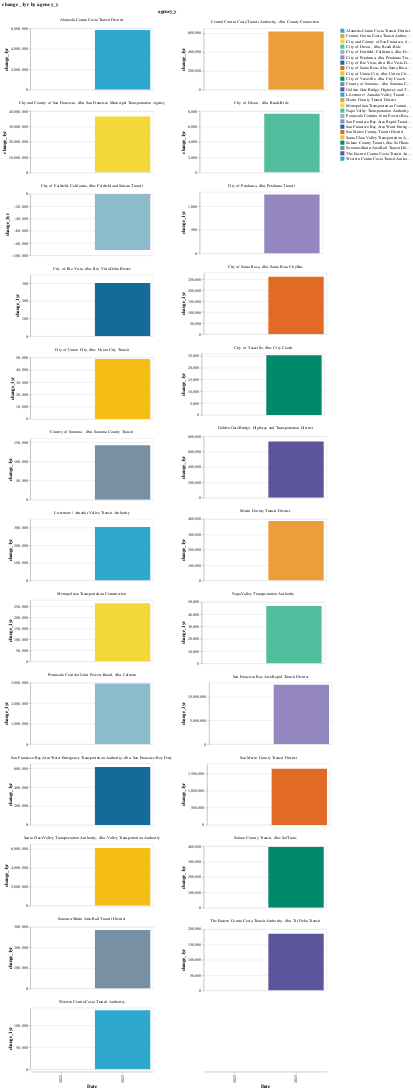

The code cell stored with this chart in its notebook:
### Code cell
make_bar_chart(
    by_agency_long, 
    y_col = "change_1yr", 
    color_col = "agency_y")

### Figure 1 — Vega-Lite specification as saved in the notebook (floating-point values rounded to 4 significant figures)
{"config": {"view": {"continuousWidth": 300, "continuousHeight": 300}}, "data": {"name": "data-7376ba17ee2c940e8657a26f793dd00d"}, "facet": {"field": "agency_y", "type": "nominal"}, "spec": {"mark": {"type": "bar"}, "encoding": {"color": {"field": "agency_y", "scale": {"range": ["#2EA8CE", "#EB9F3C", "#F4D837", "#51BF9D", "#8CBCCB", "#9487C0", "#136C97", "#E16B26", "#F6BF16", "#00896B", "#7790A3", "#5B559C"]}, "title": "", "type": "nominal"}, "tooltip": [{"field": "report_year", "type": "quantitative"}, {"field": "change_1yr", "type": "quantitative"}, {"field": "agency_y", "type": "nominal"}, {"field": "RTPA", "type": "nominal"}], "x": {"field": "report_year", "title": "Date", "type": "ordinal"}, "y": {"field": "change_1yr", "title": "change_1yr", "type": "quantitative"}}, "height": 150, "name": "view_4", "width": 300}, "columns": 2, "params": [{"name": "param_6", "select": {"type": "interval", "encodings": ["x", "y"]}, "bind": "scales", "views": ["view_4"]}], "resolve": {"scale": {"x": "shared", "y": "independent"}}, "title": "change_1yr by agency_y", "$schema": "https://vega.github.io/schema/vega-lite/v5.20.1.json", "datasets": {"data-7376ba17ee2c940e8657a26f793dd00d": [{"ntd_id": "90003", "agency_y": "San Francisco Bay Area Rapid Transit District", "RTPA": "Metropolitan Transportation Commission", "report_year": 2022, "upt": 38220000.0, "vrm": 78550000.0, "vrh": 2486000.0, "previous_y_upt": 0.0, "change_1yr": 0.0, "pct_change_1yr": 100.0}, {"ntd_id": "90003", "agency_y": "San Francisco Bay Area Rapid Transit District", "RTPA": "Metropolitan Transportation Commission", "report_year": 2023, "upt": 50760000.0, "vrm": 85230000.0, "vrh": 2724000.0, "previous_y_upt": 38220000.0, "change_1yr": 12540000.0, "pct_change_1yr": 24.7}, {"ntd_id": "90009", "agency_y": "San Mateo County Transit District", "RTPA": "Metropolitan Transportation Commission", "report_year": 2022, "upt": 7128000.0, "vrm": 7692000.0, "vrh": 628000.0, "previous_y_upt": 0.0, "change_1yr": 0.0, "pct_change_1yr": 100.0}, {"ntd_id": "90009", "agency_y": "San Mateo County Transit District", "RTPA": "Metropolitan Transportation Commission", "report_year": 2023, "upt": 8774000.0, "vrm": 7794000.0, "vrh": 651800.0, "previous_y_upt": 7128000.0, "change_1yr": 1646000.0, "pct_change_1yr": 18.76}, {"ntd_id": "90013", "agency_y": "Santa Clara Valley Transportation Authority, dba: Valley Transportation Authority", "RTPA": "Metropolitan Transportation Commission", "report_year": 2022, "upt": 17760000.0, "vrm": 18840000.0, "vrh": 1526000.0, "previous_y_upt": 0.0, "change_1yr": 0.0, "pct_change_1yr": 100.0}, {"ntd_id": "90013", "agency_y": "Santa Clara Valley Transportation Authority, dba: Valley Transportation Authority", "RTPA": "Metropolitan Transportation Commission", "report_year": 2023, "upt": 23850000.0, "vrm": 21780000.0, "vrh": 1733000.0, "previous_y_upt": 17760000.0, "change_1yr": 6096000.0, "pct_change_1yr": 25.56}, {"ntd_id": "90014", "agency_y": "Alameda-Contra Costa Transit District", "RTPA": "Metropolitan Transportation Commission", "report_year": 2022, "upt": 29350000.0, "vrm": 20460000.0, "vrh": 1891000.0, "previous_y_upt": 0.0, "change_1yr": 0.0, "pct_change_1yr": 100.0}, {"ntd_id": "90014", "agency_y": "Alameda-Contra Costa Transit District", "RTPA": "Metropolitan Transportation Commission", "report_year": 2023, "upt": 35190000.0, "vrm": 22350000.0, "vrh": 2048000.0, "previous_y_upt": 29350000.0, "change_1yr": 5842000.0, "pct_change_1yr": 16.6}, {"ntd_id": "90015", "agency_y": "City and County of San Francisco, dba: San Francisco Municipal Transportation Agency", "RTPA": "Metropolitan Transportation Commission", "report_year": 2022, "upt": 102700000.0, "vrm": 22030000.0, "vrh": 3007000.0, "previous_y_upt": 0.0, "change_1yr": 0.0, "pct_change_1yr": 100.0}, {"ntd_id": "90015", "agency_y": "City and County of San Francisco, dba: San Francisco Municipal Transportation Agency", "RTPA": "Metropolitan Transportation Commission", "report_year": 2023, "upt": 139100000.0, "vrm": 24210000.0, "vrh": 3302000.0, "previous_y_upt": 102700000.0, "change_1yr": 36430000.0, "pct_change_1yr": 26.19}, {"ntd_id": "90016", "agency_y": "Golden Gate Bridge, Highway and Transportation District", "RTPA": "Metropolitan Transportation Commission", "report_year": 2022, "upt": 1745000.0, "vrm": 2440000.0, "vrh": 142500.0, "previous_y_upt": 0.0, "change_1yr": 0.0, "pct_change_1yr": 100.0}, {"ntd_id": "90016", "agency_y": "Golden Gate Bridge, Highway and Transportation District", "RTPA": "Metropolitan Transportation Commission", "report_year": 2023, "upt": 2477000.0, "vrm": 2396000.0, "vrh": 144100.0, "previous_y_upt": 1745000.0, "change_1yr": 731100.0, "pct_change_1yr": 29.52}, {"ntd_id": "90017", "agency_y": "City of Santa Rosa, dba: Santa Rosa CityBus", "RTPA": "Metropolitan Transportation Commission", "report_year": 2022, "upt": 1058000.0, "vrm": 908600.0, "vrh": 83750.0, "previous_y_upt": 0.0, "change_1yr": 0.0, "pct_change_1yr": 100.0}, {"ntd_id": "90017", "agency_y": "City of Santa Rosa, dba: Santa Rosa CityBus", "RTPA": "Metropolitan Transportation Commission", "report_year": 2023, "upt": 1320000.0, "vrm": 939700.0, "vrh": 84340.0, "previous_y_upt": 1058000.0, "change_1yr": 261800.0, "pct_change_1yr": 19.84}, {"ntd_id": "90078", "agency_y": "Central Contra Costa Transit Authority, dba: County Connection", "RTPA": "Metropolitan Transportation Commission", "report_year": 2022, "upt": 1922000.0, "vrm": 2916000.0, "vrh": 244500.0, "previous_y_upt": 0.0, "change_1yr": 0.0, "pct_change_1yr": 100.0}, {"ntd_id": "90078", "agency_y": "Central Contra Costa Transit Authority, dba: County Connection", "RTPA": "Metropolitan Transportation Commission", "report_year": 2023, "upt": 2538000.0, "vrm": 2808000.0, "vrh": 250800.0, "previous_y_upt": 1922000.0, "change_1yr": 616500.0, "pct_change_1yr": 24.29}, {"ntd_id": "90088", "agency_y": "Napa Valley Transportation Authority", "RTPA": "Metropolitan Transportation Commission", "report_year": 2022, "upt": 441300.0, "vrm": 1311000.0, "vrh": 93920.0, "previous_y_upt": 0.0, "change_1yr": 0.0, "pct_change_1yr": 100.0}, {"ntd_id": "90088", "agency_y": "Napa Valley Transportation Authority", "RTPA": "Metropolitan Transportation Commission", "report_year": 2023, "upt": 488000.0, "vrm": 1345000.0, "vrh": 93760.0, "previous_y_upt": 441300.0, "change_1yr": 46730.0, "pct_change_1yr": 9.58}, {"ntd_id": "90089", "agency_y": "County of Sonoma , dba: Sonoma County Transit", "RTPA": "Metropolitan Transportation Commission", "report_year": 2022, "upt": 508300.0, "vrm": 1626000.0, "vrh": 105100.0, "previous_y_upt": 0.0, "change_1yr": 0.0, "pct_change_1yr": 100.0}, {"ntd_id": "90089", "agency_y": "County of Sonoma , dba: Sonoma County Transit", "RTPA": "Metropolitan Transportation Commission", "report_year": 2023, "upt": 649900.0, "vrm": 1738000.0, "vrh": 108900.0, "previous_y_upt": 508300.0, "change_1yr": 141600.0, "pct_change_1yr": 21.79}, {"ntd_id": "90092", "agency_y": "City of Fairfield, California, dba: Fairfield and Suisun Transit", "RTPA": "Metropolitan Transportation Commission", "report_year": 2022, "upt": 364900.0, "vrm": 1389000.0, "vrh": 68760.0, "previous_y_upt": 0.0, "change_1yr": 0.0, "pct_change_1yr": 100.0}, {"ntd_id": "90092", "agency_y": "City of Fairfield, California, dba: Fairfield and Suisun Transit", "RTPA": "Metropolitan Transportation Commission", "report_year": 2023, "upt": 273800.0, "vrm": 626700.0, "vrh": 45190.0, "previous_y_upt": 364900.0, "change_1yr": -91120.0, "pct_change_1yr": -33.28}, {"ntd_id": "90094", "agency_y": "Metropolitan Transportation Commission", "RTPA": "Metropolitan Transportation Commission", "report_year": 2022, "upt": 848700.0, "vrm": 10310000.0, "vrh": 213800.0, "previous_y_upt": 0.0, "change_1yr": 0.0, "pct_change_1yr": 100.0}, {"ntd_id": "90094", "agency_y": "Metropolitan Transportation Commission", "RTPA": "Metropolitan Transportation Commission", "report_year": 2023, "upt": 1113000.0, "vrm": 13420000.0, "vrh": 283300.0, "previous_y_upt": 848700.0, "change_1yr": 264600.0, "pct_change_1yr": 23.76}, {"ntd_id": "90134", "agency_y": "Peninsula Corridor Joint Powers Board, dba: Caltrain", "RTPA": "Metropolitan Transportation Commission", "report_year": 2022, "upt": 4055000.0, "vrm": 6956000.0, "vrh": 216400.0, "previous_y_upt": 0.0, "change_1yr": 0.0, "pct_change_1yr": 100.0}, {"ntd_id": "90134", "agency_y": "Peninsula Corridor Joint Powers Board, dba: Caltrain", "RTPA": "Metropolitan Transportation Commission", "report_year": 2023, "upt": 7012000.0, "vrm": 6801000.0, "vrh": 214200.0, "previous_y_upt": 4055000.0, "change_1yr": 2957000.0, "pct_change_1yr": 42.17}, {"ntd_id": "90144", "agency_y": "Livermore / Amador Valley Transit Authority", "RTPA": "Metropolitan Transportation Commission", "report_year": 2022, "upt": 841300.0, "vrm": 1225000.0, "vrh": 90070.0, "previous_y_upt": 0.0, "change_1yr": 0.0, "pct_change_1yr": 100.0}, {"ntd_id": "90144", "agency_y": "Livermore / Amador Valley Transit Authority", "RTPA": "Metropolitan Transportation Commission", "report_year": 2023, "upt": 1146000.0, "vrm": 1328000.0, "vrh": 100600.0, "previous_y_upt": 841300.0, "change_1yr": 304200.0, "pct_change_1yr": 26.55}, {"ntd_id": "90155", "agency_y": "City of Vacaville, dba: City Coach", "RTPA": "Metropolitan Transportation Commission", "report_year": 2022, "upt": 252800.0, "vrm": 373000.0, "vrh": 28660.0, "previous_y_upt": 0.0, "change_1yr": 0.0, "pct_change_1yr": 100.0}, {"ntd_id": "90155", "agency_y": "City of Vacaville, dba: City Coach", "RTPA": "Metropolitan Transportation Commission", "report_year": 2023, "upt": 278000.0, "vrm": 366200.0, "vrh": 27790.0, "previous_y_upt": 252800.0, "change_1yr": 25220.0, "pct_change_1yr": 9.07}, {"ntd_id": "90159", "agency_y": "Western Contra Costa Transit Authority", "RTPA": "Metropolitan Transportation Commission", "report_year": 2022, "upt": 533300.0, "vrm": 1303000.0, "vrh": 78840.0, "previous_y_upt": 0.0, "change_1yr": 0.0, "pct_change_1yr": 100.0}, {"ntd_id": "90159", "agency_y": "Western Contra Costa Transit Authority", "RTPA": "Metropolitan Transportation Commission", "report_year": 2023, "upt": 667900.0, "vrm": 1342000.0, "vrh": 79550.0, "previous_y_upt": 533300.0, "change_1yr": 134600.0, "pct_change_1yr": 20.16}, {"ntd_id": "90161", "agency_y": "City of Union City, dba: Union City Transit", "RTPA": "Metropolitan Transportation Commission", "report_year": 2022, "upt": 210200.0, "vrm": 571100.0, "vrh": 49580.0, "previous_y_upt": 0.0, "change_1yr": 0.0, "pct_change_1yr": 100.0}, {"ntd_id": "90161", "agency_y": "City of Union City, dba: Union City Transit", "RTPA": "Metropolitan Transportation Commission", "report_year": 2023, "upt": 259100.0, "vrm": 632900.0, "vrh": 56230.0, "previous_y_upt": 210200.0, "change_1yr": 48880.0, "pct_change_1yr": 18.87}, {"ntd_id": "90162", "agency_y": "The Eastern Contra Costa Transit Authority, dba: Tri Delta Transit", "RTPA": "Metropolitan Transportation Commission", "report_year": 2022, "upt": 1027000.0, "vrm": 2627000.0, "vrh": 199700.0, "previous_y_upt": 0.0, "change_1yr": 0.0, "pct_change_1yr": 100.0}, {"ntd_id": "90162", "agency_y": "The Eastern Contra Costa Transit Authority, dba: Tri Delta Transit", "RTPA": "Metropolitan Transportation Commission", "report_year": 2023, "upt": 1212000.0, "vrm": 3200000.0, "vrh": 241600.0, "previous_y_upt": 1027000.0, "change_1yr": 185100.0, "pct_change_1yr": 15.27}, {"ntd_id": "90213", "agency_y": "City of Petaluma, dba: Petaluma Transit", "RTPA": "Metropolitan Transportation Commission", "report_year": 2022, "upt": 212400.0, "vrm": 254900.0, "vrh": 22460.0, "previous_y_upt": 0.0, "change_1yr": 0.0, "pct_change_1yr": 100.0}, {"ntd_id": "90213", "agency_y": "City of Petaluma, dba: Petaluma Transit", "RTPA": "Metropolitan Transportation Commission", "report_year": 2023, "upt": 213600.0, "vrm": 258600.0, "vrh": 23640.0, "previous_y_upt": 212400.0, "change_1yr": 1242.0, "pct_change_1yr": 0.58}, {"ntd_id": "90225", "agency_y": "San Francisco Bay Area Water Emergency Transportation Authority, dba: San Francisco Bay Ferry", "RTPA": "Metropolitan Transportation Commission", "report_year": 2022, "upt": 1413000.0, "vrm": 485200.0, "vrh": 23840.0, "previous_y_upt": 0.0, "change_1yr": 0.0, "pct_change_1yr": 100.0}, {"ntd_id": "90225", "agency_y": "San Francisco Bay Area Water Emergency Transportation Authority, dba: San Francisco Bay Ferry", "RTPA": "Metropolitan Transportation Commission", "report_year": 2023, "upt": 2025000.0, "vrm": 515200.0, "vrh": 24860.0, "previous_y_upt": 1413000.0, "change_1yr": 612100.0, "pct_change_1yr": 30.23}, {"ntd_id": "90232", "agency_y": "Solano County Transit, dba: SolTrans", "RTPA": "Metropolitan Transportation Commission", "report_year": 2022, "upt": 572700.0, "vrm": 1458000.0, "vrh": 83440.0, "previous_y_upt": 0.0, "change_1yr": 0.0, "pct_change_1yr": 100.0}, {"ntd_id": "90232", "agency_y": "Solano County Transit, dba: SolTrans", "RTPA": "Metropolitan Transportation Commission", "report_year": 2023, "upt": 967800.0, "vrm": 1976000.0, "vrh": 99010.0, "previous_y_upt": 572700.0, "change_1yr": 395100.0, "pct_change_1yr": 40.82}, {"ntd_id": "90234", "agency_y": "Marin County Transit District", "RTPA": "Metropolitan Transportation Commission", "report_year": 2022, "upt": 2307000.0, "vrm": 3274000.0, "vrh": 209500.0, "previous_y_upt": 0.0, "change_1yr": 0.0, "pct_change_1yr": 100.0}, {"ntd_id": "90234", "agency_y": "Marin County Transit District", "RTPA": "Metropolitan Transportation Commission", "report_year": 2023, "upt": 2694000.0, "vrm": 3017000.0, "vrh": 204100.0, "previous_y_upt": 2307000.0, "change_1yr": 387300.0, "pct_change_1yr": 14.37}, {"ntd_id": "90299", "agency_y": "Sonoma-Marin Area Rail Transit District", "RTPA": "Metropolitan Transportation Commission", "report_year": 2022, "upt": 354300.0, "vrm": 679200.0, "vrh": 23190.0, "previous_y_upt": 0.0, "change_1yr": 0.0, "pct_change_1yr": 100.0}, {"ntd_id": "90299", "agency_y": "Sonoma-Marin Area Rail Transit District", "RTPA": "Metropolitan Transportation Commission", "report_year": 2023, "upt": 640100.0, "vrm": 977300.0, "vrh": 34220.0, "previous_y_upt": 354300.0, "change_1yr": 285800.0, "pct_change_1yr": 44.64}, {"ntd_id": "91014", "agency_y": "City of Rio Vista, dba: Rio Vista Delta Breeze", "RTPA": "Metropolitan Transportation Commission", "report_year": 2022, "upt": 3779.0, "vrm": 43980.0, "vrh": 3530.0, "previous_y_upt": 0.0, "change_1yr": 0.0, "pct_change_1yr": 100.0}, {"ntd_id": "91014", "agency_y": "City of Rio Vista, dba: Rio Vista Delta Breeze", "RTPA": "Metropolitan Transportation Commission", "report_year": 2023, "upt": 4082.0, "vrm": 44770.0, "vrh": 3538.0, "previous_y_upt": 3779.0, "change_1yr": 303.0, "pct_change_1yr": 7.42}, {"ntd_id": "91041", "agency_y": "City of Dixon , dba: Readi-Ride", "RTPA": "Metropolitan Transportation Commission", "report_year": 2022, "upt": 27730.0, "vrm": 67500.0, "vrh": 8694.0, "previous_y_upt": 0.0, "change_1yr": 0.0, "pct_change_1yr": 100.0}, {"ntd_id": "91041", "agency_y": "City of Dixon , dba: Readi-Ride", "RTPA": "Metropolitan Transportation Commission", "report_year": 2023, "upt": 35380.0, "vrm": 73670.0, "vrh": 8853.0, "previous_y_upt": 27730.0, "change_1yr": 7645.0, "pct_change_1yr": 21.61}]}}
